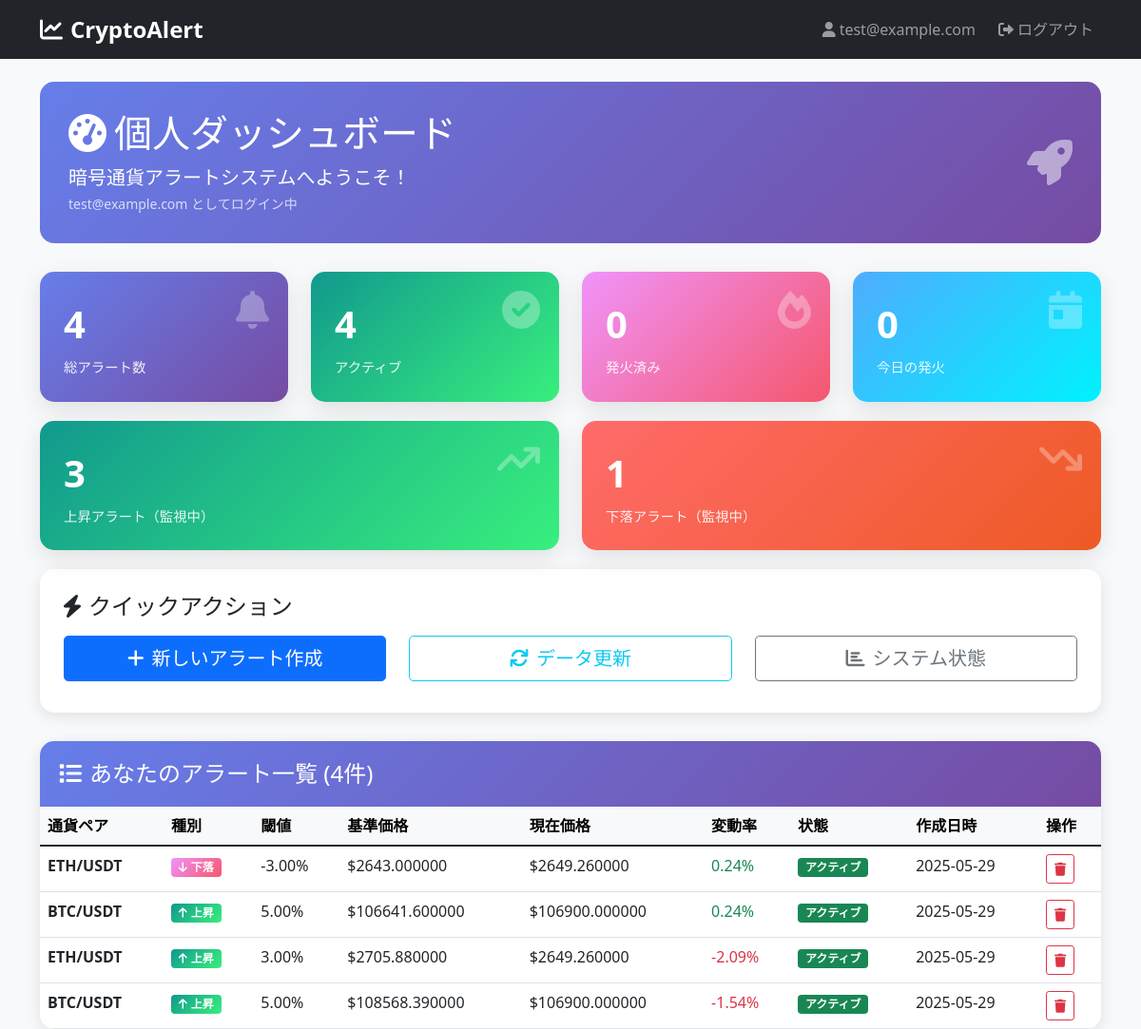
The page /dashboard (signed in) on the database as committed earlier.
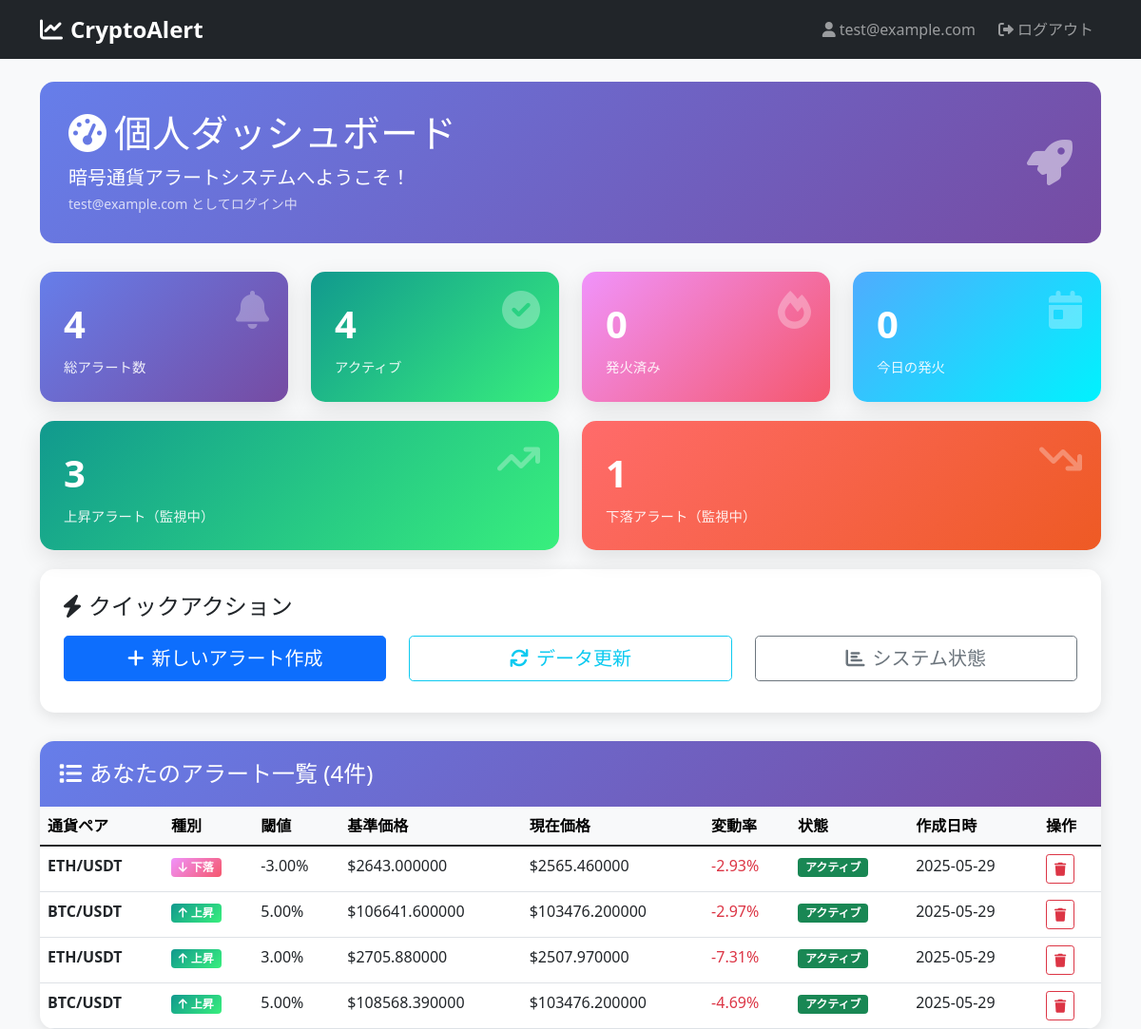
The same page on the database as committed later.
### tables this page shows
CREATE TABLE users (
                    id INTEGER PRIMARY KEY AUTOINCREMENT,
                    email VARCHAR(255) UNIQUE NOT NULL,
                    email_hash VARCHAR(64) NOT NULL,
                    created_at TIMESTAMP DEFAULT CURRENT_TIMESTAMP,
                    last_active TIMESTAMP DEFAULT CURRENT_TIMESTAMP,
                    is_active BOOLEAN DEFAULT 1,
                    daily_alert_count INTEGER DEFAULT 0,
                    plan VARCHAR(20) DEFAULT 'free',
                    unsubscribe_token VARCHAR(64) UNIQUE
                , password_hash VARCHAR(255), is_registered BOOLEAN DEFAULT 0, last_login TIMESTAMP);

CREATE TABLE alerts (
                    id INTEGER PRIMARY KEY AUTOINCREMENT,
                    user_id INTEGER NOT NULL,
                    symbol VARCHAR(20) NOT NULL,
                    base_symbol VARCHAR(10) NOT NULL,
                    threshold_percent DECIMAL(5,2) NOT NULL,
                    base_price DECIMAL(15,8) NOT NULL,
                    current_price DECIMAL(15,8),
                    status VARCHAR(20) DEFAULT 'active',
                    created_at TIMESTAMP DEFAULT CURRENT_TIMESTAMP,
                    triggered_at TIMESTAMP,
                    last_checked TIMESTAMP,
                    check_interval INTEGER DEFAULT 60,
                    alert_token VARCHAR(64) UNIQUE,
                    metadata TEXT, alert_type VARCHAR(10) DEFAULT 'rise',
                    FOREIGN KEY (user_id) REFERENCES users (id) ON DELETE CASCADE
                );

### app.py (the view)
@app.route('/dashboard')
@login_required
def dashboard():
    try:
        user_alerts = db.get_user_alerts(current_user.email)
        total_alerts = len(user_alerts)
        active_alerts = len([a for a in user_alerts if a['status'] == 'active'])
        triggered_alerts = len([a for a in user_alerts if a['status'] == 'triggered'])
        rise_alerts = len([a for a in user_alerts if a.get('alert_type', 'rise') == 'rise' and a['status'] == 'active'])
        fall_alerts = len([a for a in user_alerts if a.get('alert_type', 'rise') == 'fall' and a['status'] == 'active'])
        today = datetime.now().date()
        today_triggered = len([a for a in user_alerts if
                              a.get('triggered_at') and
                              datetime.fromisoformat(a['triggered_at']).date() == today])
        user_stats = {
            'total_alerts': total_alerts,
            'active_alerts': active_alerts,
            'triggered_alerts': triggered_alerts,
            'rise_alerts': rise_alerts,
            'fall_alerts': fall_alerts,
            'today_triggered': today_triggered
        }
        return render_template('dashboard.html',
                             user=current_user,
                             alerts=user_alerts,
                             stats=user_stats)
    except Exception as e:
        flash(f'ダッシュボード読み込みエラー: {str(e)}', 'error')
        return redirect(url_for('index'))

### app.py (called while the page is built)
@login_manager.user_loader
def load_user(user_id):
    return db.get_user_by_id(int(user_id))

### database_schema.py (called while the page is built)
    def get_user_by_id(self, user_id: int) -> Optional[User]:
        with sqlite3.connect(self.db_file) as conn:
            conn.row_factory = sqlite3.Row
            cursor = conn.execute("""
                SELECT * FROM users WHERE id = ? AND is_active = 1
            """, (user_id,))
            result = cursor.fetchone()
            return User(dict(result)) if result else None

    def get_user_alerts(self, email: str) -> List[Dict]:
        with sqlite3.connect(self.db_file) as conn:
            conn.row_factory = sqlite3.Row
            cursor = conn.execute("""
                SELECT a.*, u.email
                FROM alerts a
                JOIN users u ON a.user_id = u.id
                WHERE u.email = ?
                ORDER BY a.created_at DESC
            """, (email.lower().strip(),))
            alerts = []
            for row in cursor.fetchall():
                alert = dict(row)
                if not alert.get('alert_type'):
                    alert['alert_type'] = 'rise'
                alerts.append(alert)
            return alerts

### templates/dashboard.html (shortened to what this page needs)
<!DOCTYPE html>
<html lang="ja">
<head>
    <link href="https://cdn.jsdelivr.net/npm/bootstrap@5.1.3/dist/css/bootstrap.min.css" rel="stylesheet">
    <link href="https://cdnjs.cloudflare.com/ajax/libs/font-awesome/6.0.0/css/all.min.css" rel="stylesheet">
</head>
<body>
    <nav class="navbar navbar-expand-lg navbar-dark bg-dark">
        <div class="container">
            <a class="navbar-brand" href="/dashboard">
                <i class="fas fa-chart-line me-2"></i>CryptoAlert
            </a>
            <div class="navbar-nav ms-auto">
                <span class="navbar-text me-3">
                    <i class="fas fa-user me-1"></i>{{ user.email }}
                </span>
                <a class="nav-link" href="/auth/logout">
                    <i class="fas fa-sign-out-alt me-1"></i>ログアウト
                </a>
            </div>
        </div>
    </nav>
    <div class="container mt-4">
        <div class="welcome-section">
            <div class="row align-items-center">
                <div class="col-md-8">
                    <h1 class="mb-2">
                        <i class="fas fa-tachometer-alt me-2"></i>個人ダッシュボード
                    </h1>
                    <p class="mb-0 fs-5">暗号通貨アラートシステムへようこそ！</p>
                    <small class="opacity-75">{{ user.email }} としてログイン中</small>
                </div>
                <div class="col-md-4 text-end">
                    <i class="fas fa-rocket fa-3x opacity-50"></i>
                </div>
            </div>
        </div>
        <div class="row">
            <div class="col-md-3 col-sm-6">
                <div class="stat-card primary position-relative">
                    <i class="fas fa-bell stat-icon"></i>
                    <div class="stat-number">{{ stats.total_alerts }}</div>
                    <div class="stat-label">総アラート数</div>
                </div>
            </div>
            <div class="col-md-3 col-sm-6">
                <div class="stat-card success position-relative">
                    <i class="fas fa-check-circle stat-icon"></i>
                    <div class="stat-number">{{ stats.active_alerts }}</div>
                    <div class="stat-label">アクティブ</div>
                </div>
            </div>
            <div class="col-md-3 col-sm-6">
                <div class="stat-card warning position-relative">
                    <i class="fas fa-fire stat-icon"></i>
                    <div class="stat-number">{{ stats.triggered_alerts }}</div>
                    <div class="stat-label">発火済み</div>
                </div>
            </div>
            <div class="col-md-3 col-sm-6">
                <div class="stat-card info position-relative">
                    <i class="fas fa-calendar-day stat-icon"></i>
                    <div class="stat-number">{{ stats.today_triggered }}</div>
                    <div class="stat-label">今日の発火</div>
                </div>
            </div>
        </div>
        <div class="row">
            <div class="col-md-6">
                <div class="stat-card success position-relative">
                    <i class="fas fa-arrow-trend-up stat-icon"></i>
                    <div class="stat-number">{{ stats.rise_alerts }}</div>
                    <div class="stat-label">上昇アラート（監視中）</div>
                </div>
            </div>
            <div class="col-md-6">
                <div class="stat-card danger position-relative">
                    <i class="fas fa-arrow-trend-down stat-icon"></i>
                    <div class="stat-number">{{ stats.fall_alerts }}</div>
                    <div class="stat-label">下落アラート（監視中）</div>
                </div>
            </div>
        </div>
        <div class="quick-actions">
            <h4 class="mb-3">
                <i class="fas fa-bolt me-2"></i>クイックアクション
            </h4>
            <div class="row">
                <div class="col-md-4">
                    <a href="/create" class="btn btn-primary btn-lg w-100 mb-2">
                        <i class="fas fa-plus me-2"></i>新しいアラート作成
                    </a>
                </div>
                <div class="col-md-4">
                    <button class="btn btn-outline-info btn-lg w-100 mb-2" onclick="refreshDashboard()">
                        <i class="fas fa-refresh me-2"></i>データ更新
                    </button>
                </div>
                <div class="col-md-4">
                    <a href="/api/status" class="btn btn-outline-secondary btn-lg w-100 mb-2" target="_blank">
                        <i class="fas fa-chart-bar me-2"></i>システム状態
                    </a>
                </div>
            </div>
        </div>
        {% if alerts %}
        <div class="alert-table">
            <div class="table-header">
                <h4 class="mb-0">
                    <i class="fas fa-list me-2"></i>あなたのアラート一覧 ({{ alerts|length }}件)
                </h4>
            </div>
            <div class="table-responsive">
                <table class="table table-hover mb-0">
                    <thead class="table-light">
                        <tr>
                            <th>通貨ペア</th>
                            <th>種別</th>
                            <th>閾値</th>
                            <th>基準価格</th>
                            <th>現在価格</th>
                            <th>変動率</th>
                            <th>状態</th>
                            <th>作成日時</th>
                            <th>操作</th>
                        </tr>
                    </thead>
                    <tbody>
                        {% for alert in alerts %}
                        <tr>
                            <td>
                                <strong>{{ alert.base_symbol }}/USDT</strong>
                            </td>
                            <td>
                                {% if alert.alert_type == 'rise' %}
                                    <span class="badge badge-rise">
                                        <i class="fas fa-arrow-up me-1"></i>上昇
                                    </span>
                                {% else %}
                                    <span class="badge badge-fall">
                                        <i class="fas fa-arrow-down me-1"></i>下落
                                    </span>
                                {% endif %}
                            </td>
                            <td>{{ "%.2f"|format(alert.threshold_percent) }}%</td>
                            <td>${{ "%.6f"|format(alert.base_price) }}</td>
                            <td>
                                {% if alert.current_price %}
                                    ${{ "%.6f"|format(alert.current_price) }}
                                {% else %}
                                    <span class="text-muted">未取得</span>
                                {% endif %}
                            </td>
                            <td>
                                {% if alert.current_price and alert.base_price %}
                                    {% set change = ((alert.current_price - alert.base_price) / alert.base_price * 100) %}
                                    <span class="{% if change > 0 %}text-success{% elif change < 0 %}text-danger{% else %}text-muted{% endif %}">
                                        {{ "%.2f"|format(change) }}%
                                    </span>
                                {% else %}
                                    <span class="text-muted">-</span>
                                {% endif %}
                            </td>
                            <td>
                                {% if alert.status == 'active' %}
                                    <span class="badge bg-success">アクティブ</span>
                                {% elif alert.status == 'triggered' %}
                                    <span class="badge bg-warning">発火済み</span>
                                {% else %}
                                    <span class="badge bg-secondary">停止</span>
                                {% endif %}
                            </td>
                            <td>
                                {{ alert.created_at[:10] if alert.created_at else 'N/A' }}
                            </td>
                            <td>
                                {% if alert.status == 'active' %}
                                    <button class="btn btn-sm btn-outline-danger"
                                            onclick="deleteAlert('{{ alert.alert_token }}')">
                                        <i class="fas fa-trash"></i>
                                    </button>
                                {% endif %}
                            </td>
                        </tr>
                        {% endfor %}
                    </tbody>
                </table>
            </div>
        </div>
        {% endif %}
    </div>
</body>
</html>

### templates/dashboard.html (style rules this page uses)
body { background-color: #f8f9fa; }
.stat-card { background: linear-gradient(135deg, #667eea 0%, #764ba2 100%); border-radius: 15px; color: white; padding: 25px; margin-bottom: 20px; box-shadow: 0 8px 25px rgba(0,0,0,0.1); transition: transform 0.3s ease; }
.stat-card.success { background: linear-gradient(135deg, #11998e 0%, #38ef7d 100%); }
.stat-card.warning { background: linear-gradient(135deg, #f093fb 0%, #f5576c 100%); }
.stat-card.info { background: linear-gradient(135deg, #4facfe 0%, #00f2fe 100%); }
.stat-card.primary { background: linear-gradient(135deg, #667eea 0%, #764ba2 100%); }
.stat-card.danger { background: linear-gradient(135deg, #ff6b6b 0%, #ee5a24 100%); }
.stat-number { font-size: 2.5rem; font-weight: bold; margin-bottom: 5px; }
.stat-label { font-size: 0.9rem; opacity: 0.9; }
.stat-icon { font-size: 2.5rem; opacity: 0.3; position: absolute; right: 20px; top: 20px; }
.alert-table { background: white; border-radius: 15px; box-shadow: 0 4px 15px rgba(0,0,0,0.1); overflow: hidden; }
.table-header { background: linear-gradient(135deg, #667eea 0%, #764ba2 100%); color: white; padding: 20px; }
.badge-rise { background: linear-gradient(135deg, #11998e 0%, #38ef7d 100%); color: white; }
.badge-fall { background: linear-gradient(135deg, #f093fb 0%, #f5576c 100%); color: white; }
.navbar-brand { font-weight: bold; font-size: 1.5rem; }
.welcome-section { background: linear-gradient(135deg, #667eea 0%, #764ba2 100%); color: white; padding: 30px; border-radius: 15px; margin-bottom: 30px; }
.quick-actions { background: white; border-radius: 15px; padding: 25px; box-shadow: 0 4px 15px rgba(0,0,0,0.1); margin-bottom: 30px; }

Rows that differ between the two databases and show on the page:
changed alerts (number 1 of 4 on the later page): current_price "2649.260000" → "2565.460000"; change "0.24" → "-2.93"
changed alerts (number 2 of 4 on the later page): current_price "106900.000000" → "103476.200000"; change "0.24" → "-2.97"
changed alerts (number 3 of 4 on the later page): current_price "2649.260000" → "2507.970000"; change "-2.09" → "-7.31"
changed alerts (number 4 of 4 on the later page): current_price "106900.000000" → "103476.200000"; change "-1.54" → "-4.69"
